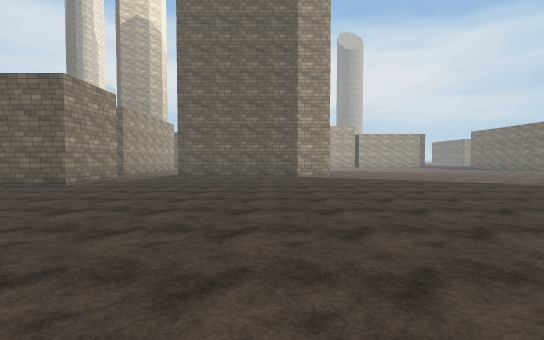
View 1 (above)

24 first-person views from a walk through a Unity game level. The camera is 1.5 m above the floor, tilts 2° down and sees 85° across. The floor is counted in squares, 2 m on a side. Each view is taken from the middle of a square. On the plan, view 1 faces up. The plan holds only what a view shows up to about 10 squares ahead; the rest is blank. The place goes on beyond the plan. The player character is not drawn. Surface patterns are stand-ins for the level's own textures.

View 2
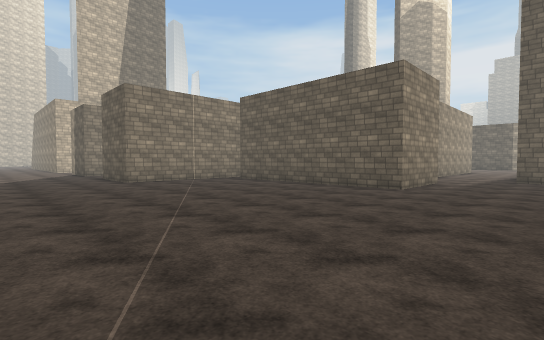

View 3
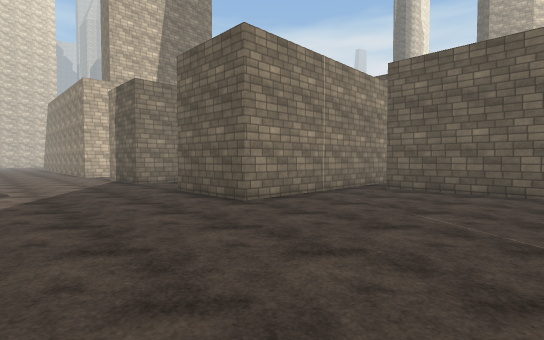

View 4
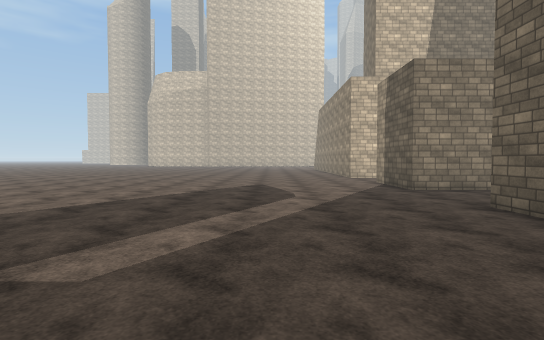

View 5
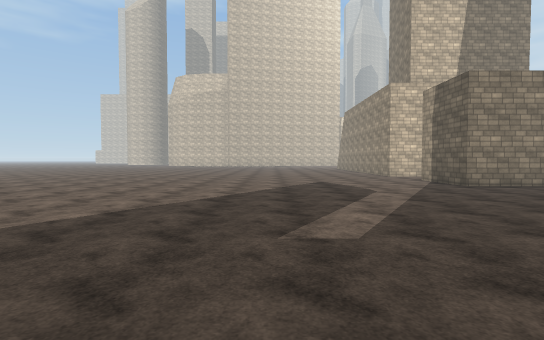

View 6
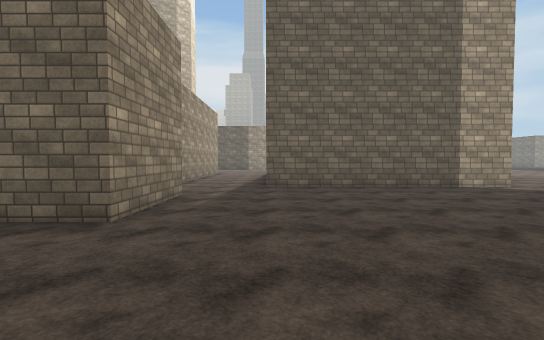

View 7
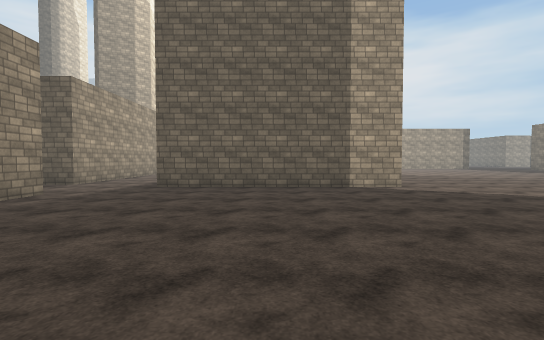

View 8
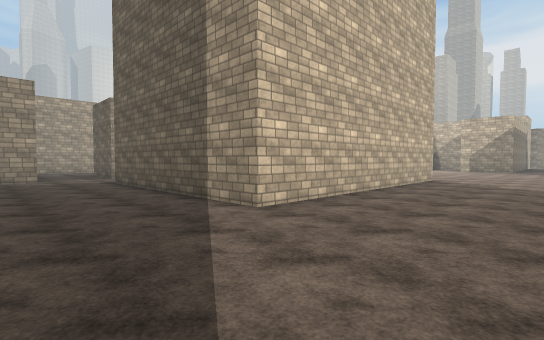

View 9
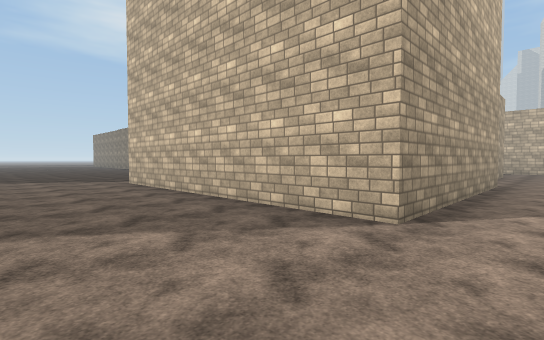

View 10
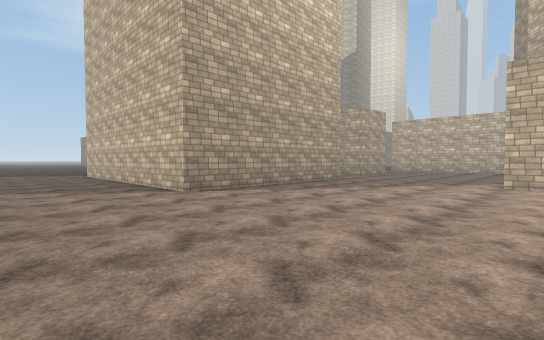

View 11
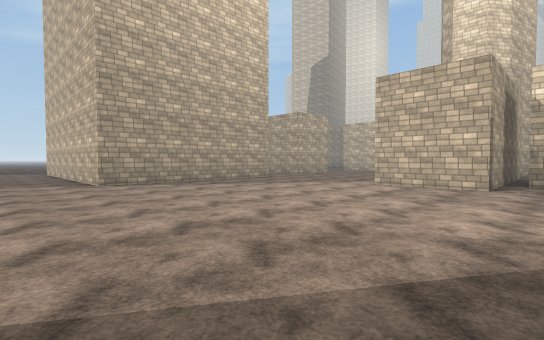

View 12
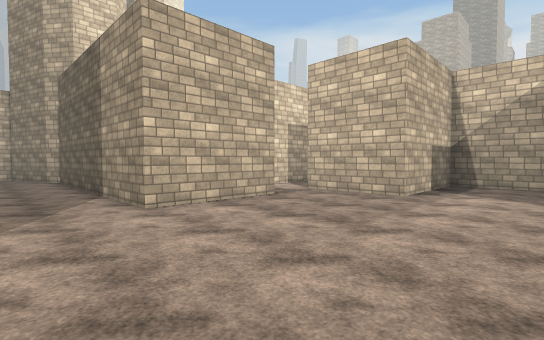

View 13
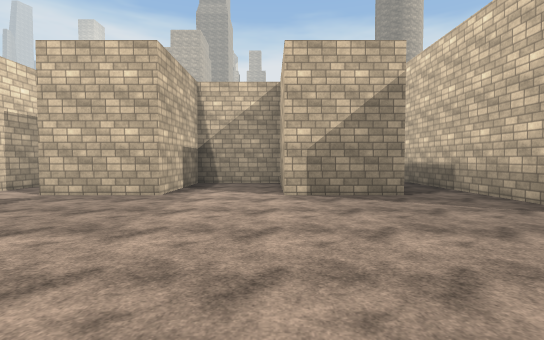

View 14
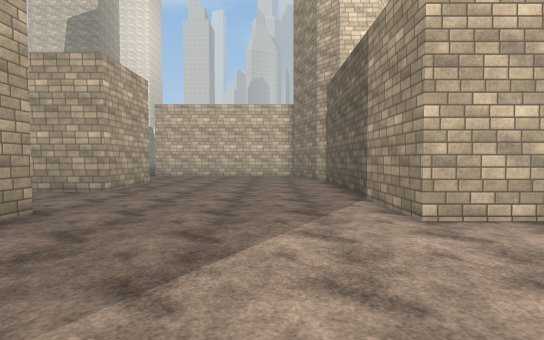

View 15
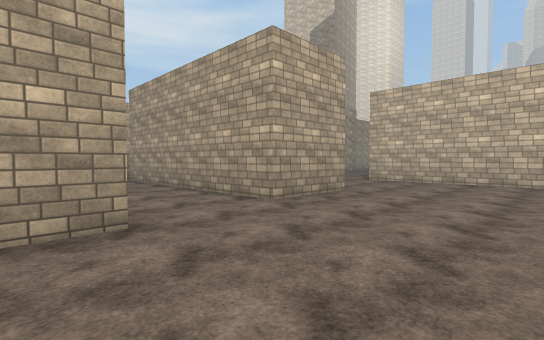

View 16
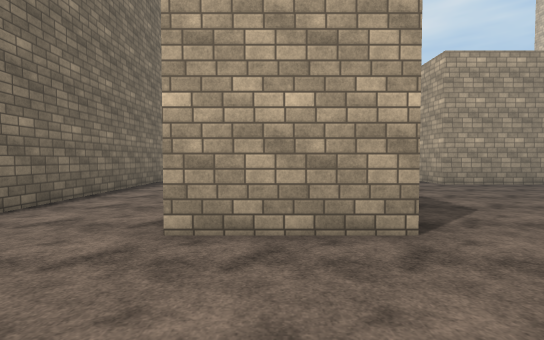

View 17
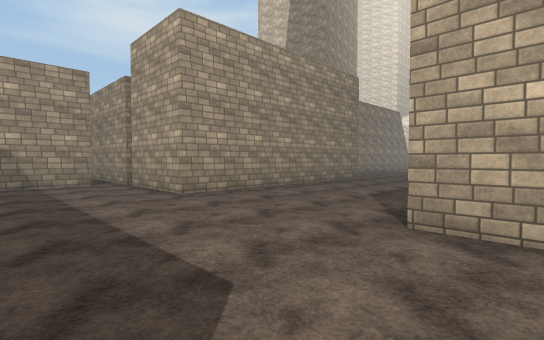

View 18
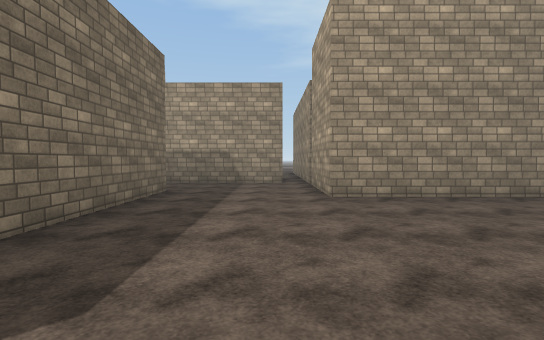

View 19
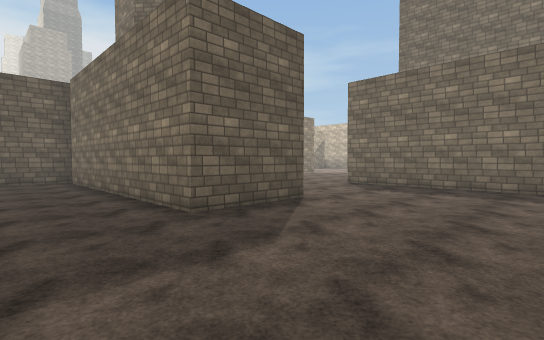

View 20
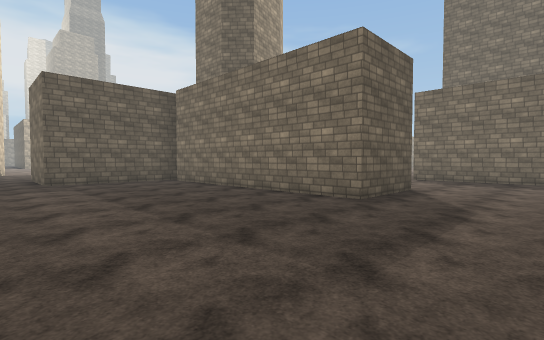

View 21
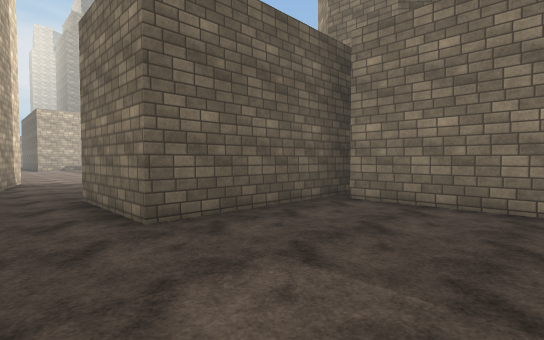

View 22
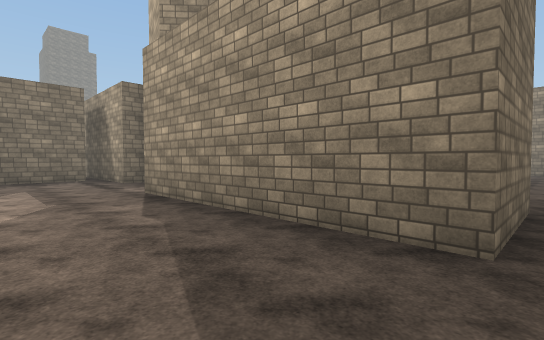

View 23
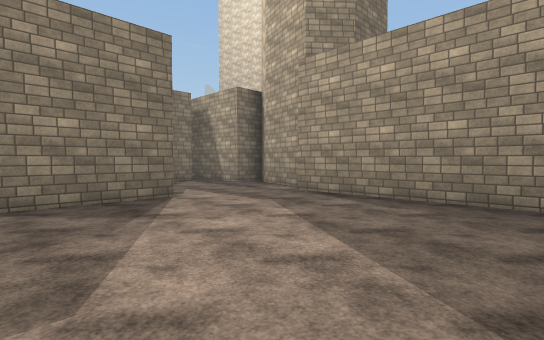

View 24
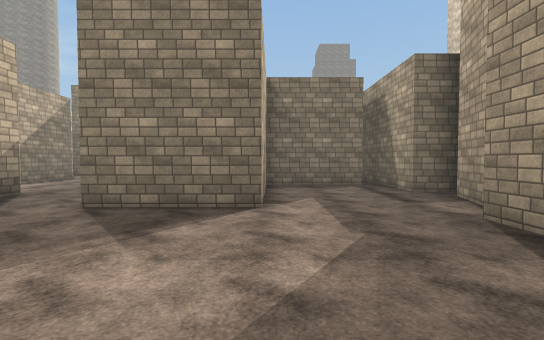

### Floor plan
Points are (right, up) in squares from view 1. A wall is a line through its corners. A room is listed if a view was taken in it or the views show most of it. See-through windows are left out.
Room 1 (views 1, 2, 3, 4, 5, 6, 7, 8, 9, 10, 11, 12, 13, 14, 15, 16, 17, 18, 19, 20, 21)
walls: (-5.9, 11.5) (-5.9, 8.5) (-12.4, 8.5); (-4.2, 14) (-4.2, 19.9); (-9.4, 13.9) (-9.4, 21.1) (-6.9, 21.1) (-6.9, 13.9) (-7.9, 13.9); (-12.4, 11.4) (-8.5, 11.4); (-13.2, 11.8) (-13.2, 4.5) (-15.8, 4.5); (-4.2, 21.6) (2.6, 21.6) (2.6, 13.1) (-4.2, 13.1); (-18.3, 6.8) (-18.3, 4.5) (-20.9, 4.5); (-18.2, 15) (-13.2, 15) (-13.2, 12.1); (-13.3, 24.6) (-13.3, 19.8) (-15.9, 19.8) (-15.9, 27); (-10.5, 26.9) (-10.8, 26.6) (-11.9, 26.3); (-4.6, 29.7) (-3.6, 29.7) (-3.6, 26.8) (-10, 26.8); (-15, 27.4) (-19.6, 27.4) (-19.6, 30.3) (-18.4, 30.3); (5.5, 29.9) (5.5, 35); (3.9, 31.2) (1.3, 31.2) (1.3, 34.5) (-1.4, 34.5) (-1.4, 31.2) (-4, 31.2)
ways out: opening at (-19, 31.7) to room 2; opening at (-4, 30.5)
Room 2 (views 22, 23, 24)
walls: (-12.3, 33.1) (-12.3, 36.1); (-12.7, 29.7) (-10.8, 29.1); (-18.4, 30.3) (-13.1, 30.3); (-20, 36) (-20.6, 33.4); (-8.4, 33.2) (-12, 33.2); (-10, 28.5) (-10, 29.7) (-5.6, 29.7); (-8, 30.2) (-8, 33.2)
ways out: opening at (-19, 31.7) to room 1; opening at (-6, 30)

Where each view was taken, in squares from view 1:
view 1: 0 up, 0 right, facing up
view 2: 1 up, 3 left, facing up-left
view 3: 1 up, 9 left, facing up-left
view 4: 1 up, 11 left, facing left
view 5: 1 down, 10 left, facing left
view 6: 5 up, 4 left, facing up
view 7: 5 up, 1 left, facing up
view 8: 10 up, 6 right, facing up-left
view 9: 23 up, 6 right, facing down-left
view 10: 28 up, 6 right, facing down-left
view 11: 31 up, 5 right, facing down-left
view 12: 25 up, 1 right, facing up-left
view 13: 25 up, 1 right, facing up
view 14: 25 up, 0 right, facing left
view 15: 25 up, 3 left, facing down-left
view 16: 24 up, 8 left, facing down
view 17: 21 up, 10 left, facing down-left
view 18: 21 up, 12 left, facing down
view 19: 16 up, 18 left, facing up-right
view 20: 17 up, 21 left, facing up-right
view 21: 24 up, 21 left, facing up-right
view 22: 33 up, 20 left, facing down-right
view 23: 36 up, 18 left, facing down-right
view 24: 33 up, 17 left, facing right
